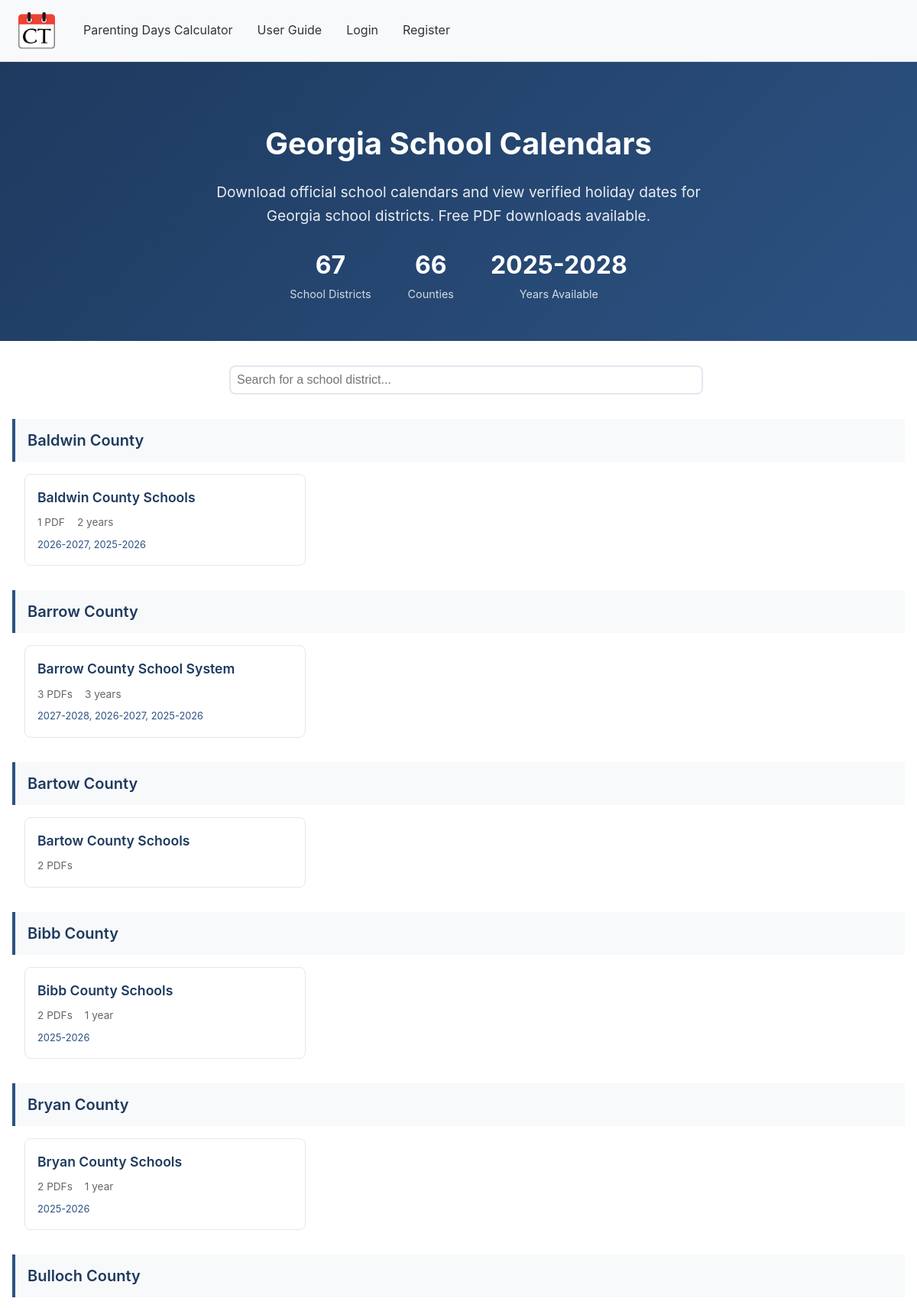
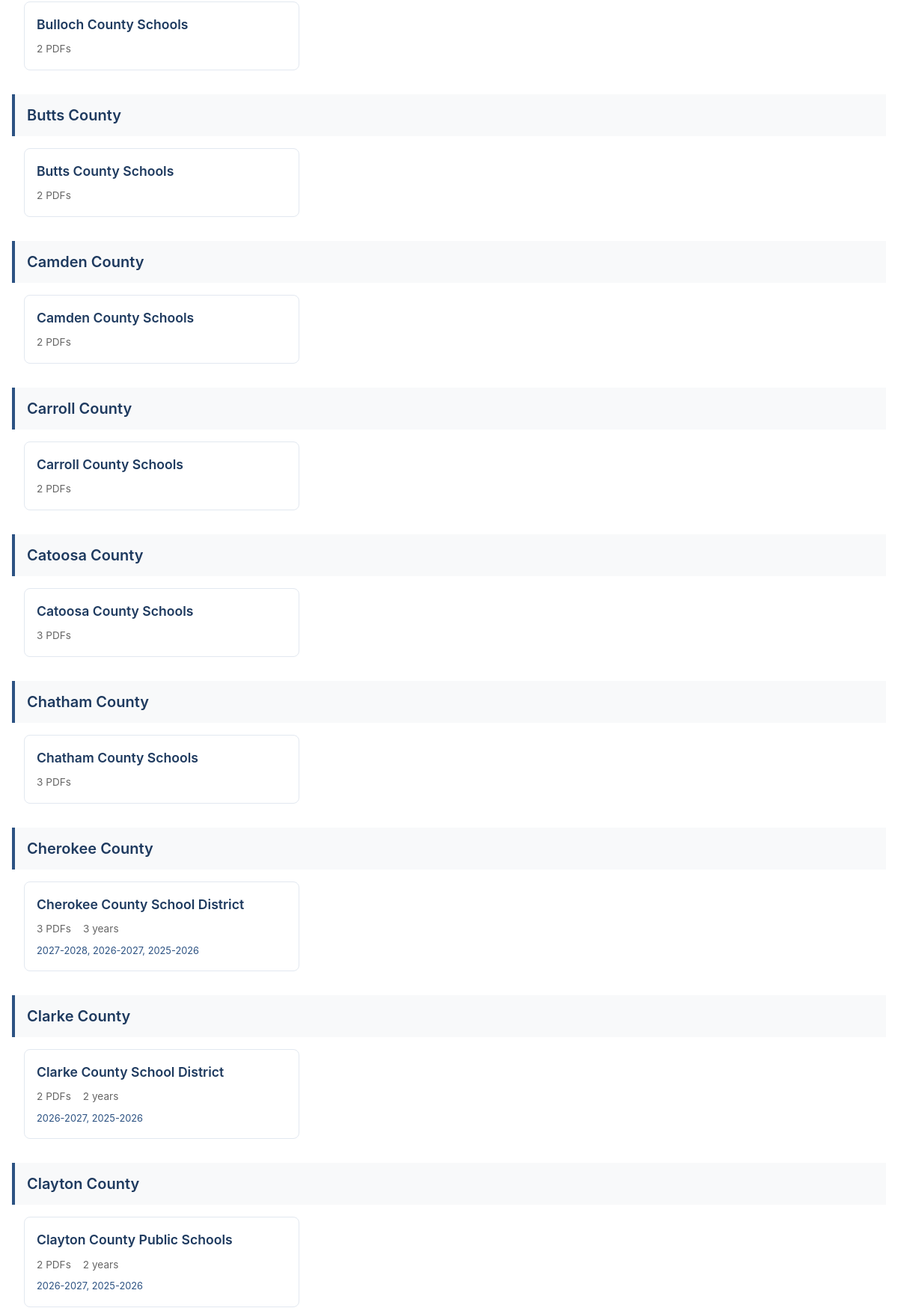
Page /georgia-school-calendars (upper part) on the committed database (2 pictures, top to bottom).
### models.py (models this page shows, shortened)
class SchoolEntity(db.Model):
    __tablename__ = 'school_entity'
    id = db.Column(db.Integer, primary_key=True)
    entity_type = db.Column(db.String(20), nullable=False, default='public_district')
    district_name = db.Column(db.String(255), nullable=False)
    normalized_name = db.Column(db.String(255), nullable=False, index=True)
    county = db.Column(db.String(100), nullable=True, index=True)
    nces_id = db.Column(db.String(50), nullable=True)
    is_active = db.Column(db.Boolean, default=True)
    website = db.Column(db.String(500), nullable=True)
    official_website = db.Column(db.String(500), nullable=True)  # Main school district website
    calendar_page_url = db.Column(db.String(500), nullable=True)  # Direct link to calendar page
    slug = db.Column(db.String(100), nullable=True, unique=True, index=True)  # URL-friendly name
    created_at = db.Column(db.DateTime, default=datetime.utcnow)
    updated_at = db.Column(db.DateTime, default=datetime.utcnow, onupdate=datetime.utcnow)
    __table_args__ = (
        db.UniqueConstraint('entity_type', 'normalized_name', 'county', name='uix_entity_type_name_county'),
        db.Index('ix_entity_county_name', 'county', 'normalized_name'),
    )

### main.py (the view)
@main.route('/georgia-school-calendars')
def school_calendars_index():
    entities = SchoolEntity.query.filter_by(is_active=True).order_by(SchoolEntity.county, SchoolEntity.district_name).all()
    counties = {}
    for entity in entities:
        county = entity.county or 'Other'
        if county not in counties:
            counties[county] = []
        file_count = CalendarFile.query.filter_by(school_entity_id=entity.id).count()
        years = db.session.query(VerifiedHoliday.school_year).filter_by(
            school_entity_id=entity.id
        ).distinct().all()
        counties[county].append({
            'entity': entity,
            'file_count': file_count,
            'years_available': sorted([y[0] for y in years], reverse=True)
        })
    sorted_counties = dict(sorted(counties.items()))
    return render_template('school_calendars_index.html',
        counties=sorted_counties,
        total_schools=len(entities)
    )

### templates/school_calendars_index.html (shortened to what this page needs)
{% extends "base.html" %}
{% block content %}
<div class="school-calendars-hero">
    <h1>Georgia School Calendars</h1>
    <p>Download official school calendars and view verified holiday dates for Georgia school districts. Free PDF downloads available.</p>
    <div class="stats-bar">
        <div class="stat-item">
            <span class="stat-number">{{ total_schools }}</span>
            <span class="stat-label">School Districts</span>
        </div>
        <div class="stat-item">
            <span class="stat-number">{{ counties|length }}</span>
            <span class="stat-label">Counties</span>
        </div>
        <div class="stat-item">
            <span class="stat-number">2025-2028</span>
            <span class="stat-label">Years Available</span>
        </div>
    </div>
</div>
<div class="search-container">
    <input type="text" id="schoolSearch" class="search-input" placeholder="Search for a school district..." autocomplete="off">
</div>
<div class="content-container">
    {% for county, schools in counties.items() %}
    <div class="county-section" data-county="{{ county }}">
        <div class="county-header">{{ county }} County</div>
        <div class="schools-grid">
            {% for school in schools %}
            <a href="{{ url_for('main.school_calendar_detail', slug=school.entity.slug) }}" class="school-card" data-name="{{ school.entity.district_name|lower }}">
                <div class="school-name">{{ school.entity.district_name }}</div>
                <div class="school-meta">
                    {% if school.file_count > 0 %}
                    <span>{{ school.file_count }} PDF{% if school.file_count != 1 %}s{% endif %}</span>
                    {% endif %}
                    {% if school.years_available %}
                    <span>{{ school.years_available|length }} year{% if school.years_available|length != 1 %}s{% endif %}</span>
                    {% endif %}
                </div>
                {% if school.years_available %}
                <div class="years-available">{{ school.years_available|join(', ') }}</div>
                {% endif %}
            </a>
            {% endfor %}
        </div>
    </div>
    {% endfor %}
</div>
{% endblock %}

### static/css/styles.css (style rules this page uses)
body { margin: 0; padding: 0; font-family: -apple-system, BlinkMacSystemFont, 'Segoe UI', Roboto, Oxygen, Ubuntu, Cantarell, sans-serif; background-color: #ffffff; color: #333; line-height: 1.6; }
input[type="text"], input[type="email"], input[type="password"] { display: block; width: 100%; padding: 0.5rem; margin-bottom: 1rem; }

### templates/school_calendars_index.html (style rules this page uses)
.school-calendars-hero { background: linear-gradient(135deg, #1e3a5f 0%, #2c5282 100%); color: white; padding: 3rem 2rem; text-align: center; margin-bottom: 2rem; }
.school-calendars-hero h1 { font-size: 2.5rem; margin-bottom: 1rem; }
.school-calendars-hero p { font-size: 1.2rem; opacity: 0.9; max-width: 700px; margin: 0 auto; }
.stats-bar { display: flex; justify-content: center; gap: 3rem; margin-top: 1.5rem; flex-wrap: wrap; }
.stat-item { text-align: center; }
.stat-number { font-size: 2rem; font-weight: bold; display: block; }
.stat-label { font-size: 0.9rem; opacity: 0.8; }
.county-section { margin-bottom: 2rem; }
.county-header { background: #f8f9fa; padding: 0.75rem 1rem; border-left: 4px solid #2c5282; margin-bottom: 1rem; font-size: 1.25rem; font-weight: 600; color: #1e3a5f; }
.schools-grid { display: grid; grid-template-columns: repeat(auto-fill, minmax(300px, 1fr)); gap: 1rem; padding: 0 1rem; }
.school-card { background: white; border: 1px solid #e2e8f0; border-radius: 8px; padding: 1rem; transition: all 0.2s ease; text-decoration: none; color: inherit; display: block; }
.school-name { font-weight: 600; color: #1e3a5f; font-size: 1.1rem; margin-bottom: 0.5rem; }
.school-meta { display: flex; gap: 1rem; font-size: 0.85rem; color: #666; }
.school-meta span { display: flex; align-items: center; gap: 0.25rem; }
.years-available { font-size: 0.8rem; color: #2c5282; margin-top: 0.5rem; }
.search-container { max-width: 600px; margin: 0 auto 2rem; padding: 0 1rem; }
.search-input { width: 100%; padding: 0.75rem 1rem; font-size: 1rem; border: 2px solid #e2e8f0; border-radius: 8px; outline: none; }
.content-container { max-width: 1200px; margin: 0 auto; padding: 0 1rem; }

### rows in the picture
SchoolEntity: county "Baldwin", entity.district_name "Baldwin County Schools", file_count "1", years_available|length "2", years_available "2026-2027, 2025-2026"
SchoolEntity: county "Barrow", entity.district_name "Barrow County School System", file_count "3", years_available|length "3", years_available "2027-2028, 2026-2027, 2025-2026"
SchoolEntity: county "Bartow", entity.district_name "Bartow County Schools", file_count "2"
SchoolEntity: county "Bibb", entity.district_name "Bibb County Schools", file_count "2", years_available|length "1", years_available "2025-2026"
SchoolEntity: county "Bryan", entity.district_name "Bryan County Schools", file_count "2", years_available|length "1", years_available "2025-2026"
SchoolEntity: county "Bulloch", entity.district_name "Bulloch County Schools", file_count "2"
SchoolEntity: county "Butts", entity.district_name "Butts County Schools", file_count "2"
SchoolEntity: county "Camden", entity.district_name "Camden County Schools", file_count "2"
SchoolEntity: county "Carroll", entity.district_name "Carroll County Schools", file_count "2"
SchoolEntity: county "Catoosa", entity.district_name "Catoosa County Schools", file_count "3"
SchoolEntity: county "Chatham", entity.district_name "Chatham County Schools", file_count "3"
SchoolEntity: county "Cherokee", entity.district_name "Cherokee County School District", file_count "3", years_available|length "3", years_available "2027-2028, 2026-2027, 2025-2026"
SchoolEntity: county "Clarke", entity.district_name "Clarke County School District", file_count "2", years_available|length "2", years_available "2026-2027, 2025-2026"
SchoolEntity: county "Clayton", entity.district_name "Clayton County Public Schools", file_count "2", years_available|length "2", years_available "2026-2027, 2025-2026"

### other values in the picture
{{ total_schools }} "67"
{{ counties|length }} "66"
